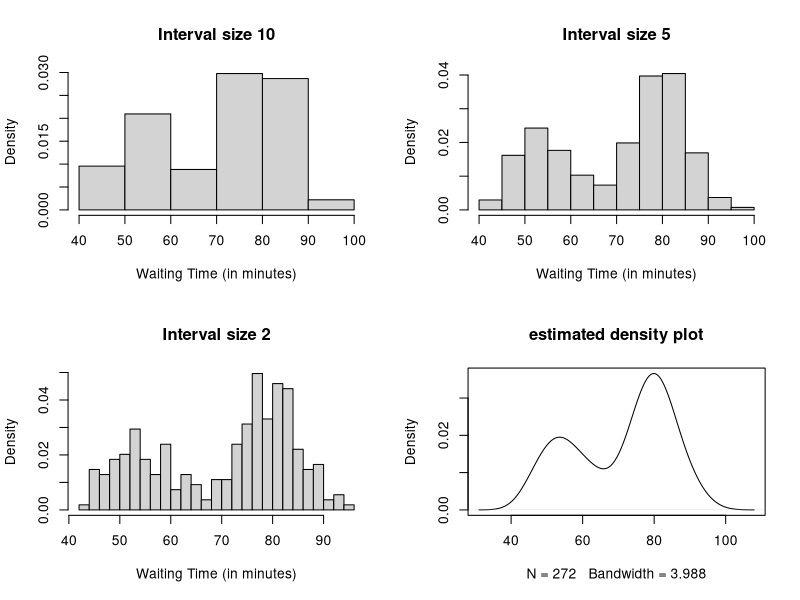

The R script that drew this image: (Note: this script raises an error after producing the figure.)
## ---- chunk 1
par(mfrow = c(2,2))

hist(faithful$waiting, 
     main = "Interval size 10", 
     xlab = "Waiting Time (in minutes)",
     breaks = 5,
     freq = FALSE)

hist(faithful$waiting, 
     main = "Interval size 5", 
     xlab = "Waiting Time (in minutes)",
     breaks = 10,
     freq = FALSE)

hist(faithful$waiting, 
     main = "Interval size 2", 
     xlab = "Waiting Time (in minutes)",
     breaks = 25,
     freq = FALSE)


plot(density(faithful$waiting), main = "estimated density plot")
## ---- chunk 2
knitr::include_graphics("./figures/student1.jpg")
## ---- chunk 3
knitr::include_graphics("./figures/student2.jpg")
## ---- chunk 4
knitr::include_graphics("./figures/cum1.jpg")
